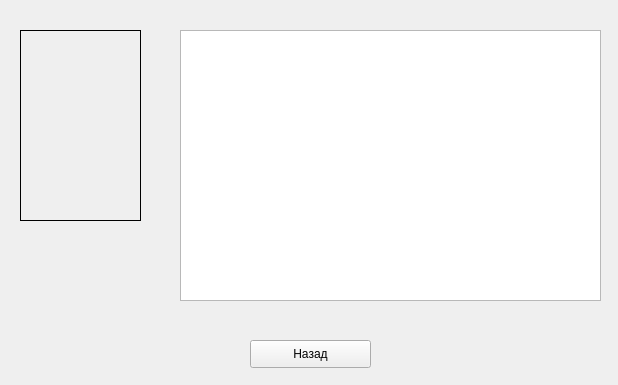
<?xml version="1.0" encoding="UTF-8"?>
<ui version="4.0">
 <class>Oblasti</class>
 <widget class="QWidget" name="Oblasti">
  <property name="geometry">
   <rect>
    <x>0</x>
    <y>0</y>
    <width>618</width>
    <height>385</height>
   </rect>
  </property>
  <property name="windowTitle">
   <string>Области тьмы</string>
  </property>
  <property name="windowIcon">
   <iconset resource="resource.qrc">
    <normaloff>:/rec/img/afisha.png</normaloff>:/rec/img/afisha.png</iconset>
  </property>
  <widget class="QTextEdit" name="textEdit">
   <property name="geometry">
    <rect>
     <x>180</x>
     <y>30</y>
     <width>421</width>
     <height>271</height>
    </rect>
   </property>
   <property name="readOnly">
    <bool>true</bool>
   </property>
  </widget>
  <widget class="QLabel" name="label">
   <property name="geometry">
    <rect>
     <x>20</x>
     <y>30</y>
     <width>121</width>
     <height>191</height>
    </rect>
   </property>
   <property name="frameShape">
    <enum>QFrame::Panel</enum>
   </property>
   <property name="text">
    <string/>
   </property>
  </widget>
  <widget class="QPushButton" name="pushButton">
   <property name="geometry">
    <rect>
     <x>250</x>
     <y>340</y>
     <width>121</width>
     <height>28</height>
    </rect>
   </property>
   <property name="text">
    <string>Назад</string>
   </property>
  </widget>
 </widget>
 <resources>
  <include location="resource.qrc"/>
 </resources>
 <connections/>
</ui>
